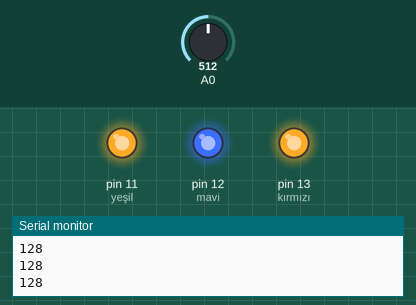
Simulated run of this sketch. Board: Arduino Uno, built with avr-gcc and run on an emulated ATmega328P. On the bench: output pins drawn as LEDs (lit = HIGH), the last lines printed to the serial monitor. The inputs (shaded band) are chosen by the test bench; at power-on: A0 = 512.

Above: at 1.2 s.
1.3 s: A0 set to 411
2.8 s: A0 set to 389
At 3.8 s:
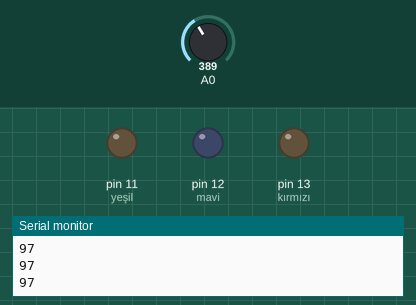
4.3 s: A0 set to 511
At 4.9 s:
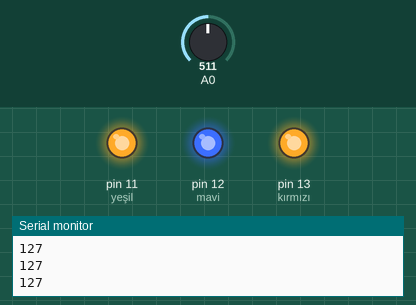
5.8 s: A0 set to 306
At 6.2 s:
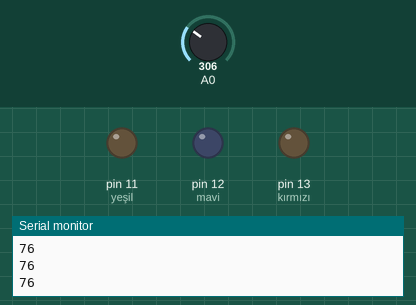
Timing chart, 0 to 8.3 s (numbered marks = the images above; inputs shaded):
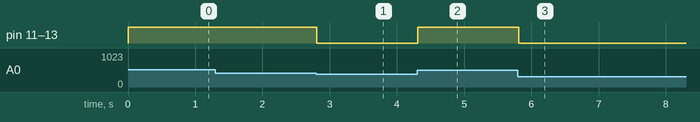

Measured:
- the behaviour switches between 400 and 399 on A0 (found by bisection; images 0 and 1)
- after the input at 2.8 s, pin 11 (yeşil), pin 12 (mavi), pin 13 (kırmızı): HIGH → LOW at once
- after the input at 4.3 s, pin 11 (yeşil), pin 12 (mavi), pin 13 (kırmızı): LOW → HIGH at once
- after the input at 5.8 s, pin 11 (yeşil), pin 12 (mavi), pin 13 (kırmızı): HIGH → LOW at once

The sketch:

stunning_maimu_waasa1.ino
```cpp
// C++ code
//
//RGB Gece Lambası Kodları
void setup()
{
  pinMode(13, OUTPUT);//kırmızı
  pinMode(12, OUTPUT);//mavi
  pinMode(11, OUTPUT);//yeşil
  pinMode(A0, INPUT);
  Serial.begin(9600);
}

void loop()
{
    int isik=analogRead(A0)/4;
    Serial.println(isik);
    //Eğer isik degerimiz 100'ün üstündeyse rgbmiz yanıyor.
 if (isik>100){

  digitalWrite(13,HIGH);
  digitalWrite(12,HIGH);
  digitalWrite(11,HIGH);
  delay(100);
  //Eğer isik degerimiz 100'ün altındaysa rgbmiz sönüyor.
 }if (isik<100){
  digitalWrite(13,LOW);
  digitalWrite(12,LOW);
  digitalWrite(11,LOW);
 }
//NOT:Kullandığım fotosensör büyük değer ile okumaya başladığı için bu şekilde tersine bir işlem yapılmıştır.

}
```
